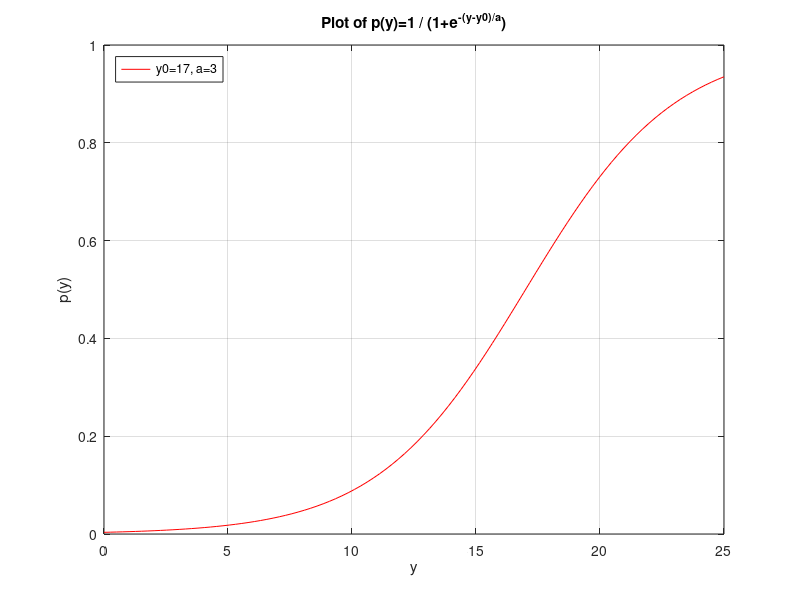

This chart was generated by the following MATLAB code:
%% Homework 2, Problem 2 (Chapter 3, Problem 8)
%      plotlogistic.m
%      Plot the following function: p(y)= 1 / (1+ e^ -(y-y0)/a)
%      Vary the parameters y0 and a
%      Author: Chris Kreienkamp
clear
clc

%% Set Parameters

% Define domain and number of y-values
ymin = 0;
ymax = 25;
Ny = 100;

% Define parameters y0 and a
y0 = 17;
a = 3;


%% Tabulate Values

% Use linspace to define y-values
y = linspace(ymin,ymax,Ny);

% Define function p
functionP = 1 ./ (1 + exp((y0-y)/a));

%% Plot Values

% Basic plot command
plot(y,functionP,'-r')

% Add labels, title, ...
xlabel('y')
ylabel('p(y)')
title('Plot of p(y)=1 / (1+e^-^(^y^-^y^0^)^/^a)')
legend(['y0=',num2str(y0),', a=',num2str(a)],'location','northwest')
grid on
